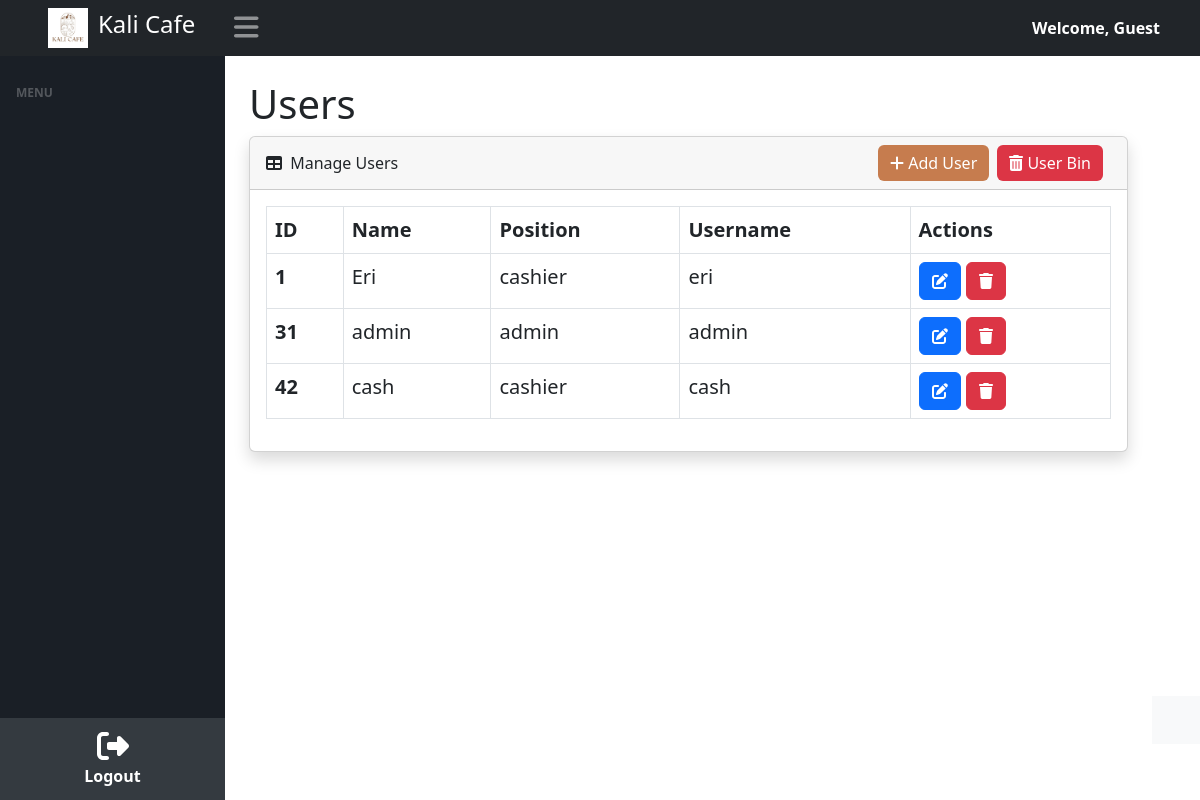
Screenshot of /user.php with the database file from the repository.
### tables this page shows
CREATE TABLE `users` (
  `id` int NOT NULL,
  `name` varchar(50) NOT NULL,
  `username` varchar(50) NOT NULL,
  `password` varchar(100) NOT NULL,
  `role` enum('admin','cashier','barista') NOT NULL,
  `created_at` timestamp NULL DEFAULT CURRENT_TIMESTAMP
);

### user.php (the view, shortened to what this page needs)
<?php
    include ('../kusso/includes/header.php');
    include('../kusso/includes/navbar.php');
    include('../kusso/includes/config.php');
?>
<!DOCTYPE html>
<html lang="en"></html>
<head>
        <link href="css/styles.css" rel="stylesheet" />
    </head>
<body>
<div id="layoutSidenav_content">
        <main>
            <div class="container-fluid px-4">
        <h1 class="mt-4">Users</h1>
                    <div class="card shadow mb-4">
                        <div class="card-header d-flex justify-content-between align-items-center">
                            <span><i class="fas fa-table me-1"></i> Manage Users</span>
                            <div class="d-flex">
                                <button type="button" class="btn btn-secondary me-2" data-bs-toggle="modal" data-bs-target="#add_user" title="Add a new user" style="color: #ffffff; background-color:#c67c4e; border:none;">
                                    <i class="fa-solid fa-plus"></i> Add User
                                </button>
                                <a href="user_bin.php" class="btn btn-danger me-2" title="View Deleted Users" style="color: #ffffff;  border:none;">
                                    <i class="fa-solid fa-trash-can"></i> User Bin
                                </a>
                            </div>
                        </div>
                        <div class="card-body">
                            <table id="datatablesSimple" class="table table-bordered">
                                <thead>
                                    <tr>
                                        <th scope="col">ID</th>
                                        <th scope="col">Name</th>
                                        <th scope="col">Position</th>
                                        <th scope="col">Username</th>
                                        <th scope="col">Actions</th>
                                    </tr>
                                </thead>
                                <tbody>
                                    <?php
                                        try {
                                            $pdo = new PDO("mysql:host=$host;dbname=$db_name", $username, $password);
                                            $pdo->setAttribute(PDO::ATTR_ERRMODE, PDO::ERRMODE_EXCEPTION);
                                            $stmt = $pdo->query("SELECT id, name, role, username, password FROM users");
                                            $users = $stmt->fetchAll(PDO::FETCH_ASSOC);
                                            foreach ($users as $user) {
                                                echo '<tr>
                                                        <th scope="row">' . htmlspecialchars($user['id']) . '</th>
                                                        <td>' . htmlspecialchars($user['name']) . '</td>
                                                        <td>' . htmlspecialchars($user['role']) . '</td>
                                                        <td>' . htmlspecialchars($user['username']) . '</td>
                                                         <td>
                                                            <form action="edit_user.php" method="GET" style="display:inline;">
                                                                <input type="hidden" name="id" value="' . htmlspecialchars($user['id']) . '">
                                                                <button type="submit" class="btn btn-primary" title="Edit">
                                                                    <i class="fa fa-edit"></i>
                                                                </button>
                                                            </form>
                                                            <form action="manage_user.php" method="POST" style="display:inline;" onsubmit="return confirm(\'Are you sure you want to delete this user?\');">
                                                                <input type="hidden" name="id" value="' . htmlspecialchars($user['id']) . '">
                                                                <button type="submit" name= "deletebtn" class="btn btn-danger" title="Delete">
                                                                    <i class="fa fa-trash"></i>
                                                                </button>
                                                            </form>
                                                        </td>
                                                    </tr>';
                                            }
                                        } catch (PDOException $e) {
                                            echo "<tr><td colspan='5'>Error fetching data: " . htmlspecialchars($e->getMessage()) . "</td></tr>";
                                        }
                                    ?>
                                </tbody>
                            </table>
                        </div>
                    </div>
                  </div>
                </main>
      <?php include ('../kusso/includes/footer.php');
        ?>
</body>
</html>

### user.php (style rules this page uses)
table th, table td { font-size: 20px; }

### rows the page displays
users: id "1", name "Eri", role "cashier", username "eri"
users: id "31", name "admin", role "admin", username "admin"
users: id "42", name "cash", role "cashier", username "cash"

### other values shown
$username "Guest"
